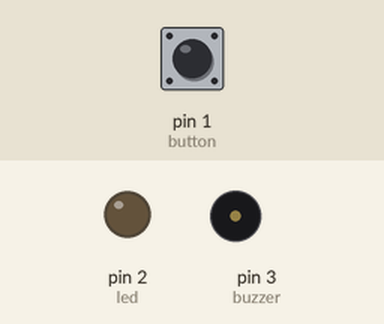
The sketch below on a simulated Arduino Uno, built with avr-gcc and run on an emulated ATmega328P. Parts: output pins drawn as LEDs (lit = HIGH), buzzer (waves = sounding, pin HIGH). The test bench sets the inputs (shaded band); at power-on: pin 1 (button) LOW.

Above: at 1.2 s.
1.3 s: pin 1 (button) pulled HIGH for 1 s
At 2.6 s:
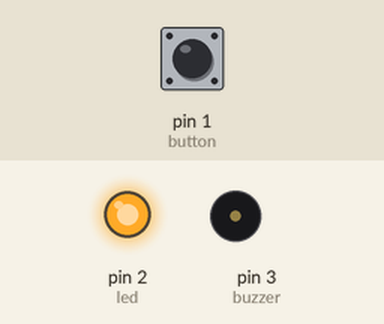
3.8 s: pin 1 (button) pulled HIGH for 0.15 s
At 5.0 s:
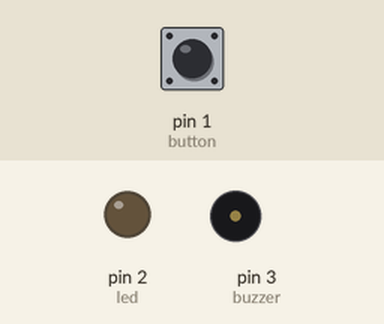
5.4 s: pin 1 (button) pulled HIGH for 3.2 s
At 9.0 s:
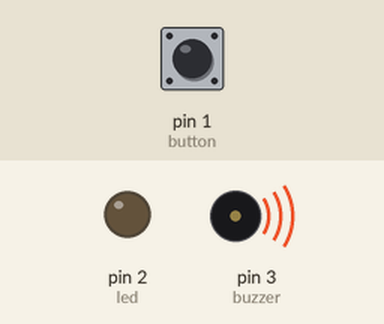
Timing chart, 0 to 10.5 s (numbered marks = the images above; inputs shaded):
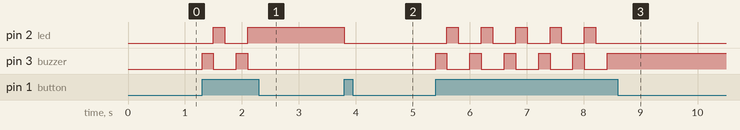

The sketch:

MultiStateAlarm.ino
```cpp
// Wiring code generated from an ArduinoML model
// Application name: app1

long debounce = 200;

enum STATE {off,buzzer,led};

STATE currentState = off;

boolean buttonBounceGuard = false;
long buttonLastDebounceTime = 0;

void setup(){
	pinMode(2, OUTPUT);  // led [Actuator]
	pinMode(3, OUTPUT);  // buzzer [Actuator]
	pinMode(1, INPUT);  // button [Sensor]
}

void loop(){
	switch(currentState){
		case off :
			digitalWrite(2,LOW);
			digitalWrite(3,LOW);
			buttonBounceGuard = millis() - buttonLastDebounceTime > debounce;

			if(digitalRead(1) == HIGH && buttonBounceGuard){
				buttonLastDebounceTime = millis();
				currentState = buzzer;
			}
		break;

		case buzzer :
			digitalWrite(2,LOW);
			digitalWrite(3,HIGH);
			buttonBounceGuard = millis() - buttonLastDebounceTime > debounce;

			if(digitalRead(1) == HIGH && buttonBounceGuard){
				buttonLastDebounceTime = millis();
				currentState = led;
			}
		break;

		case led :
			digitalWrite(2,HIGH);
			digitalWrite(3,LOW);
			buttonBounceGuard = millis() - buttonLastDebounceTime > debounce;

			if(digitalRead(1) == HIGH && buttonBounceGuard){
				buttonLastDebounceTime = millis();
				currentState = off;
			}
		break;
	}
}
```

Measured:
- after the input at 1.3 s, pin 2 (led): LOW → HIGH after 0.20 s, → LOW 0.20 s later, → HIGH 0.40 s later; pin 3 (buzzer): alternates HIGH for 0.20 s and LOW for 0.40 s, 4 changes in all, then stays LOW, starting at once
- after the input at 3.8 s, pin 2 (led): HIGH → LOW at once
- after the input at 5.4 s, pin 2 (led): alternates HIGH for 0.20 s and LOW for 0.40 s, 10 changes in all, then stays LOW, starting after 0.20 s; pin 3 (buzzer): alternates HIGH for 0.20 s and LOW for 0.40 s, 11 changes in all, then stays HIGH, starting at once
